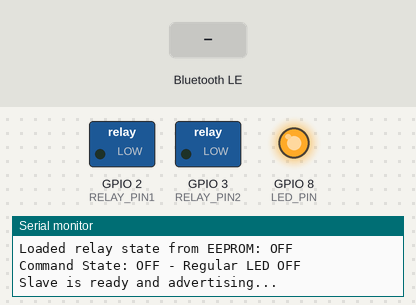
A sketch run on a simulated ESP32-S3. Parts: switched loads named in the sketch (green lamp = pin HIGH), output pins drawn as LEDs (lit = HIGH), the last lines printed to the serial monitor. The inputs (shaded band) are chosen by the test bench. EEPROM starts erased; nothing arrives over Bluetooth unless stated; a phone connects over Bluetooth LE 3 s after start.

Above: at 2.2 s.
2.3 s: Bluetooth LE write "ON" received
At 3.4 s:
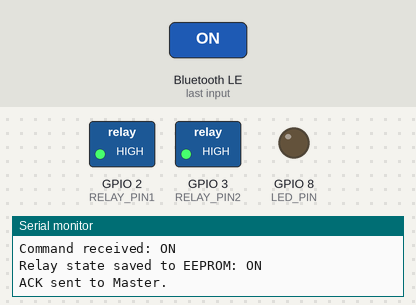
3.8 s: Bluetooth LE write "1" received
At 4.5 s:
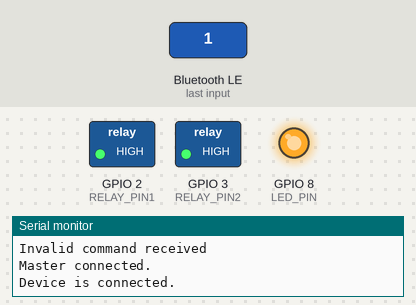
5.3 s: Bluetooth LE write "OFF" received
At 5.6 s:
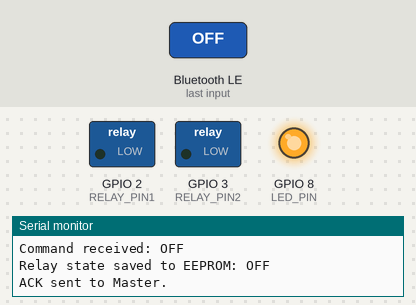
Timing chart, 0 to 8.3 s (numbered marks = the images above; inputs shaded):
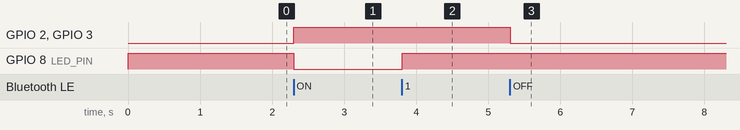

The sketch:

Slave_unit.ino
```cpp
#include <BLEDevice.h>
#include <BLEServer.h>
#include <BLEUtils.h>
#include <BLE2902.h>
#include <EEPROM.h>
#include <Adafruit_NeoPixel.h>

#define RELAY_PIN1 2 // GPIO pin for the relay
#define RELAY_PIN2 3 // GPIO pin for the relay
#define EEPROM_SIZE 1 // We only need 1 byte to store the relay state
#define RELAY_STATE_ADDR 0 // EEPROM address to store the relay state

// RGB or Normal LED config
#define LED_PIN        8     // GPIO8 for the onboard RGB LED or normal LED
#define NUM_LEDS    1       // Single LED

Adafruit_NeoPixel led(NUM_LEDS, LED_PIN, NEO_GRB + NEO_KHZ800);

// Set LED type (true for NeoPixel, false for regular LED)
bool useNeoPixel = false;

// BLE UUIDs
#define SERVICE_UUID        "3e942a79-6939-4953-b5ed-1236d4cd3c00"
#define CHARACTERISTIC_CMD  "3e942a79-6939-4953-b5ed-1236d4cd3b00"
#define CHARACTERISTIC_ACK  "3e942a79-6939-4953-b5ed-1236d4cd3a00"

BLEServer *server;                // BLE server instance
BLECharacteristic *ackCharacteristic;

bool relayState = false;          // Current state of the relay (off by default)
bool deviceConnected = false;     // Tracks connection state

// Function to save relay state to EEPROM
void saveRelayStateToEEPROM(bool state) {
  EEPROM.write(RELAY_STATE_ADDR, state);
  EEPROM.commit();
  Serial.print("Relay state saved to EEPROM: ");
  Serial.println(state ? "ON" : "OFF");
}

// Function to load relay state from EEPROM
bool loadRelayStateFromEEPROM() {
  return EEPROM.read(RELAY_STATE_ADDR) == 1; // Return true if stored value is 1
}

// Callback to handle events when a client connects/disconnects
class ServerCallbacks : public BLEServerCallbacks {
  void onConnect(BLEServer *pServer) {
    deviceConnected = true;
    Serial.println("Master connected.");
  }

  void onDisconnect(BLEServer *pServer) {
    deviceConnected = false;
    Serial.println("Master disconnected. Restarting advertising...");
    pServer->startAdvertising(); // Restart advertising on disconnection
  }
};

// Callback for when a command is received
class CommandCallback : public BLECharacteristicCallbacks {
  void onWrite(BLECharacteristic *characteristic) {
    String command = characteristic->getValue().c_str(); // Convert to Arduino String

    if (command == "ON") {
      digitalWrite(RELAY_PIN1, HIGH); // Energise relay
      digitalWrite(RELAY_PIN2, HIGH); // Energise relay
      relayState = true;
      setLEDColor("ON");
      Serial.println("Command received: ON");
      saveRelayStateToEEPROM(relayState); // Save state to EEPROM
    } else if (command == "OFF") {
      digitalWrite(RELAY_PIN1, LOW); // De-energise relay
      digitalWrite(RELAY_PIN2, LOW); // De-energise relay
      relayState = false;
      setLEDColor("OFF");
      Serial.println("Command received: OFF");
      saveRelayStateToEEPROM(relayState); // Save state to EEPROM
    } else {
      setLEDColor("ERR");
      Serial.println("Invalid command received");
      return;
    }

    // Send ACK back to Master
    ackCharacteristic->setValue("ACK");
    ackCharacteristic->notify();
    Serial.println("ACK sent to Master.");
  }
};

void setLEDColor(String commandState) {
  Serial.println();
  if (useNeoPixel) {
    if (commandState == "ON") {
      led.setPixelColor(0, led.Color(0, 255, 0)); // Green
      Serial.println("Command State: ON - NeoPixel LED Color: Green");
    } else if (commandState == "OFF") {
      led.setPixelColor(0, led.Color(255, 0, 0)); // Red
      Serial.println("Command State: OFF - NeoPixel LED Color: Red");
    } else {
      led.setPixelColor(0, led.Color(0, 0, 255)); // Blue
      Serial.println("Command State: Other - NeoPixel LED Color: Blue");
    }
    led.show(); // Update the NeoPixel LED with the new colour
  } else {
    if (commandState == "ON") {
      digitalWrite(LED_PIN, LOW);
      Serial.println("Command State: ON - Regular LED ON");
    } else if (commandState == "OFF") {
      digitalWrite(LED_PIN, HIGH);
      Serial.println("Command State: OFF - Regular LED OFF");
    } else {
      digitalWrite(LED_PIN, HIGH);
      Serial.println("Command State: Other - Regular LED OFF");
    }
  }
}

void setup() {
  Serial.begin(115200);
  pinMode(RELAY_PIN1, OUTPUT);
  pinMode(RELAY_PIN2, OUTPUT);
  pinMode(LED_PIN, OUTPUT);
  Serial.println("Starting Slave unit...");

  // Initialise LEDs
  if (useNeoPixel) {
    led.begin();              // Initialise the NeoPixel library
    led.show();               // Ensure the LED is off initially
  } else {
    digitalWrite(LED_PIN, HIGH); // Ensure the regular LED is off initially
  }
  setLEDColor("BOOT");

  delay(1000);

  // Initialise EEPROM
  EEPROM.begin(EEPROM_SIZE);
  Serial.println("Initialising EEPROM...");

  // Load last relay state from EEPROM and set relay accordingly
  relayState = loadRelayStateFromEEPROM();
  digitalWrite(RELAY_PIN1, relayState ? HIGH : LOW);
  digitalWrite(RELAY_PIN2, relayState ? HIGH : LOW);
  Serial.print("Loaded relay state from EEPROM: ");
  Serial.println(relayState ? "ON" : "OFF");

  // Set LED colour based on relay state
  if (relayState) {
    setLEDColor("ON"); // Green for ON
  } else {
    setLEDColor("OFF"); // Red for OFF
  }

  // Initialise BLE
  BLEDevice::init("Slave Unit");
  server = BLEDevice::createServer();
  server->setCallbacks(new ServerCallbacks());

  // Create BLE Service
  BLEService *service = server->createService(SERVICE_UUID);

  // Create Command Characteristic
  BLECharacteristic *cmdCharacteristic = service->createCharacteristic(
      CHARACTERISTIC_CMD,
      BLECharacteristic::PROPERTY_WRITE
  );
  cmdCharacteristic->setCallbacks(new CommandCallback());

  // Create ACK Characteristic
  ackCharacteristic = service->createCharacteristic(
      CHARACTERISTIC_ACK,
      BLECharacteristic::PROPERTY_NOTIFY
  );
  ackCharacteristic->addDescriptor(new BLE2902());

  // Start the service
  service->start();

  // Start advertising
  BLEAdvertising *advertising = BLEDevice::getAdvertising();
  advertising->addServiceUUID(SERVICE_UUID);
  advertising->start();

  Serial.println("Slave is ready and advertising...");
}

void loop() {
  // Optional: Add debugging for connection status
  static bool prevConnected = false;
  if (deviceConnected != prevConnected) {
    prevConnected = deviceConnected;
    if (deviceConnected) {
      Serial.println("Device is connected.");
    } else {
      Serial.println("Device is not connected. Awaiting reconnection...");
    }
  }
  delay(1000); // Small delay for debugging output
}
```

Measured:
- after the input at 2.3 s, GPIO 2 (RELAY_PIN1), GPIO 3 (RELAY_PIN2): LOW → HIGH at once; GPIO 8 (LED_PIN): HIGH → LOW at once
- after the input at 3.8 s, GPIO 8 (LED_PIN): LOW → HIGH at once
- after the input at 5.3 s, GPIO 2 (RELAY_PIN1), GPIO 3 (RELAY_PIN2): HIGH → LOW at once
